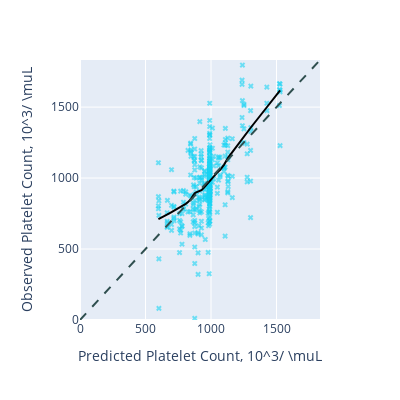

Notebook code for this chart:
### Code cell
fig = fig = px.scatter(
    comparison,
    x='sim_OBS',
    y='OBS',
    width=400, 
    height=400,
    trendline="lowess",
    trendline_color_override='black',
    color_discrete_sequence=px.colors.qualitative.Plotly[5:],
    hover_data=list(comparison.columns)
)
fig.update_traces(
    marker=dict(opacity=0.6, size=5, symbol="x"),
)
# fig.update_layout(
#     xaxis_title='Predicted Platelet'
# )
axes_range = [0, np.max((comparison['sim_OBS'].max(), comparison['OBS'].max()))*1.02]
fig.add_trace(
    go.Scatter(
        x=axes_range,
        y=axes_range,
        showlegend= False,
        name="",
        marker = dict(color='DarkSlateGrey'),
        mode='lines',
        line_dash="dash",
    ), 
)
fig.update_xaxes(title_text='Predicted Platelet Count, 10^3/ \muL', range=axes_range)
fig.update_yaxes(title_text='Observed Platelet Count, 10^3/ \muL', range=axes_range)
# fig.write_image(image_file + drug + "goodness_of_fit.svg")
fig

### Figure 1 — Plotly figure (JSON) as saved in the notebook; plotly's stock layout.template omitted (floating-point values rounded to 4 significant figures; data arrays with more than 128 entries replaced by an {"elided": "..."} marker saying what was removed)
{"data": [{"customdata": {"elided": "355x3 int values"}, "hovertemplate": "sim_OBS=%{x}<br>OBS=%{y}<br>ID=%{customdata[0]}<br>DOSE=%{customdata[1]}<br>TIME=%{customdata[2]}<extra></extra>", "legendgroup": "", "marker": {"color": "#19D3F3", "opacity": 0.6, "size": 5, "symbol": "x"}, "mode": "markers", "name": "", "orientation": "v", "showlegend": false, "type": "scatter", "x": {"elided": "355 float values"}, "xaxis": "x", "y": {"elided": "355 int values"}, "yaxis": "y"}, {"hovertemplate": "<b>LOWESS trendline</b><br><br>sim_OBS=%{x}<br>OBS=%{y} <b>(trend)</b><extra></extra>", "legendgroup": "", "line": {"color": "black"}, "marker": {"color": "#19D3F3", "opacity": 0.6, "size": 5, "symbol": "x"}, "mode": "lines", "name": "", "showlegend": false, "type": "scatter", "x": {"elided": "355 float values"}, "xaxis": "x", "y": {"elided": "355 float values"}, "yaxis": "y"}, {"line": {"dash": "dash"}, "marker": {"color": "DarkSlateGrey"}, "mode": "lines", "name": "", "showlegend": false, "type": "scatter", "x": [0, 1832.0], "y": [0, 1832.0]}], "layout": {"height": 400, "legend": {"tracegroupgap": 0}, "margin": {"t": 60}, "width": 400, "xaxis": {"anchor": "y", "domain": [0, 1], "range": [0, 1832.0], "title": {"text": "Predicted Platelet Count, 10^3/ \\muL"}}, "yaxis": {"anchor": "x", "domain": [0, 1], "range": [0, 1832.0], "title": {"text": "Observed Platelet Count, 10^3/ \\muL"}}}}
